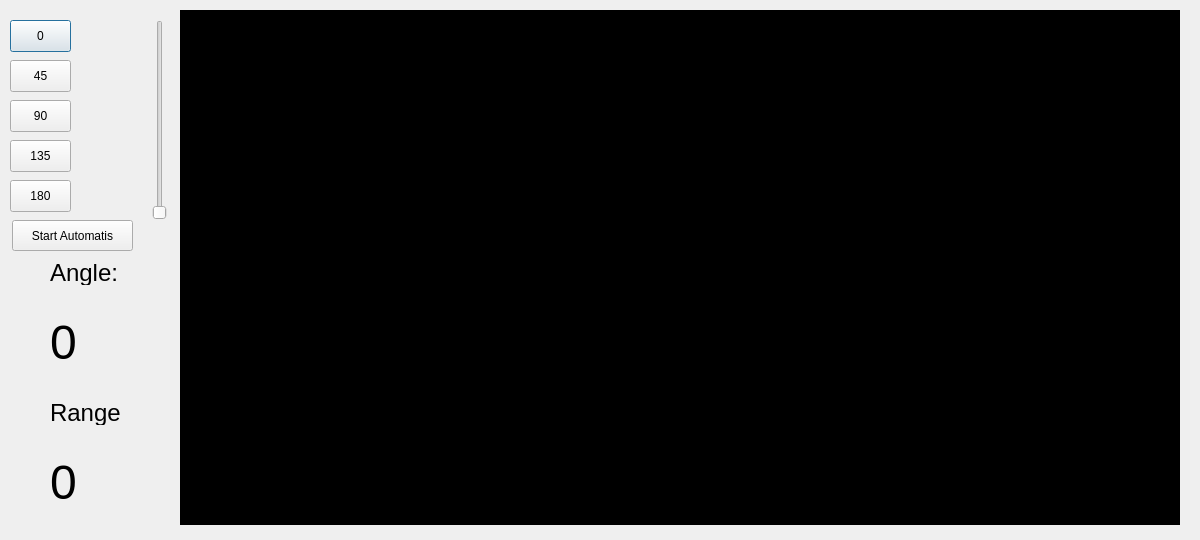
<?xml version="1.0" encoding="UTF-8"?>
<ui version="4.0">
 <class>Dialog</class>
 <widget class="QDialog" name="Dialog">
  <property name="geometry">
   <rect>
    <x>0</x>
    <y>0</y>
    <width>1200</width>
    <height>540</height>
   </rect>
  </property>
  <property name="minimumSize">
   <size>
    <width>1200</width>
    <height>540</height>
   </size>
  </property>
  <property name="windowTitle">
   <string>Radar</string>
  </property>
  <widget class="QGraphicsView" name="graphicsView">
   <property name="geometry">
    <rect>
     <x>180</x>
     <y>10</y>
     <width>1000</width>
     <height>515</height>
    </rect>
   </property>
   <property name="minimumSize">
    <size>
     <width>1000</width>
     <height>515</height>
    </size>
   </property>
   <property name="palette">
    <palette>
     <active>
      <colorrole role="WindowText">
       <brush brushstyle="SolidPattern">
        <color alpha="255">
         <red>255</red>
         <green>255</green>
         <blue>255</blue>
        </color>
       </brush>
      </colorrole>
      <colorrole role="Button">
       <brush brushstyle="SolidPattern">
        <color alpha="255">
         <red>0</red>
         <green>0</green>
         <blue>0</blue>
        </color>
       </brush>
      </colorrole>
      <colorrole role="Light">
       <brush brushstyle="SolidPattern">
        <color alpha="255">
         <red>0</red>
         <green>0</green>
         <blue>0</blue>
        </color>
       </brush>
      </colorrole>
      <colorrole role="Midlight">
       <brush brushstyle="SolidPattern">
        <color alpha="255">
         <red>0</red>
         <green>0</green>
         <blue>0</blue>
        </color>
       </brush>
      </colorrole>
      <colorrole role="Dark">
       <brush brushstyle="SolidPattern">
        <color alpha="255">
         <red>0</red>
         <green>0</green>
         <blue>0</blue>
        </color>
       </brush>
      </colorrole>
      <colorrole role="Mid">
       <brush brushstyle="SolidPattern">
        <color alpha="255">
         <red>0</red>
         <green>0</green>
         <blue>0</blue>
        </color>
       </brush>
      </colorrole>
      <colorrole role="Text">
       <brush brushstyle="SolidPattern">
        <color alpha="255">
         <red>255</red>
         <green>255</green>
         <blue>255</blue>
        </color>
       </brush>
      </colorrole>
      <colorrole role="BrightText">
       <brush brushstyle="SolidPattern">
        <color alpha="255">
         <red>255</red>
         <green>255</green>
         <blue>255</blue>
        </color>
       </brush>
      </colorrole>
      <colorrole role="ButtonText">
       <brush brushstyle="SolidPattern">
        <color alpha="255">
         <red>255</red>
         <green>255</green>
         <blue>255</blue>
        </color>
       </brush>
      </colorrole>
      <colorrole role="Base">
       <brush brushstyle="SolidPattern">
        <color alpha="255">
         <red>0</red>
         <green>0</green>
         <blue>0</blue>
        </color>
       </brush>
      </colorrole>
      <colorrole role="Window">
       <brush brushstyle="SolidPattern">
        <color alpha="255">
         <red>0</red>
         <green>0</green>
         <blue>0</blue>
        </color>
       </brush>
      </colorrole>
      <colorrole role="Shadow">
       <brush brushstyle="SolidPattern">
        <color alpha="255">
         <red>0</red>
         <green>0</green>
         <blue>0</blue>
        </color>
       </brush>
      </colorrole>
      <colorrole role="AlternateBase">
       <brush brushstyle="SolidPattern">
        <color alpha="255">
         <red>0</red>
         <green>0</green>
         <blue>0</blue>
        </color>
       </brush>
      </colorrole>
      <colorrole role="ToolTipBase">
       <brush brushstyle="SolidPattern">
        <color alpha="255">
         <red>255</red>
         <green>255</green>
         <blue>220</blue>
        </color>
       </brush>
      </colorrole>
      <colorrole role="ToolTipText">
       <brush brushstyle="SolidPattern">
        <color alpha="255">
         <red>0</red>
         <green>0</green>
         <blue>0</blue>
        </color>
       </brush>
      </colorrole>
      <colorrole role="PlaceholderText">
       <brush brushstyle="SolidPattern">
        <color alpha="127">
         <red>255</red>
         <green>255</green>
         <blue>255</blue>
        </color>
       </brush>
      </colorrole>
      <colorrole role="Accent">
       <brush brushstyle="SolidPattern">
        <color alpha="255">
         <red>0</red>
         <green>0</green>
         <blue>0</blue>
        </color>
       </brush>
      </colorrole>
     </active>
     <inactive>
      <colorrole role="WindowText">
       <brush brushstyle="SolidPattern">
        <color alpha="255">
         <red>255</red>
         <green>255</green>
         <blue>255</blue>
        </color>
       </brush>
      </colorrole>
      <colorrole role="Button">
       <brush brushstyle="SolidPattern">
        <color alpha="255">
         <red>0</red>
         <green>0</green>
         <blue>0</blue>
        </color>
       </brush>
      </colorrole>
      <colorrole role="Light">
       <brush brushstyle="SolidPattern">
        <color alpha="255">
         <red>0</red>
         <green>0</green>
         <blue>0</blue>
        </color>
       </brush>
      </colorrole>
      <colorrole role="Midlight">
       <brush brushstyle="SolidPattern">
        <color alpha="255">
         <red>0</red>
         <green>0</green>
         <blue>0</blue>
        </color>
       </brush>
      </colorrole>
      <colorrole role="Dark">
       <brush brushstyle="SolidPattern">
        <color alpha="255">
         <red>0</red>
         <green>0</green>
         <blue>0</blue>
        </color>
       </brush>
      </colorrole>
      <colorrole role="Mid">
       <brush brushstyle="SolidPattern">
        <color alpha="255">
         <red>0</red>
         <green>0</green>
         <blue>0</blue>
        </color>
       </brush>
      </colorrole>
      <colorrole role="Text">
       <brush brushstyle="SolidPattern">
        <color alpha="255">
         <red>255</red>
         <green>255</green>
         <blue>255</blue>
        </color>
       </brush>
      </colorrole>
      <colorrole role="BrightText">
       <brush brushstyle="SolidPattern">
        <color alpha="255">
         <red>255</red>
         <green>255</green>
         <blue>255</blue>
        </color>
       </brush>
      </colorrole>
      <colorrole role="ButtonText">
       <brush brushstyle="SolidPattern">
        <color alpha="255">
         <red>255</red>
         <green>255</green>
         <blue>255</blue>
        </color>
       </brush>
      </colorrole>
      <colorrole role="Base">
       <brush brushstyle="SolidPattern">
        <color alpha="255">
         <red>0</red>
         <green>0</green>
         <blue>0</blue>
        </color>
       </brush>
      </colorrole>
      <colorrole role="Window">
       <brush brushstyle="SolidPattern">
        <color alpha="255">
         <red>0</red>
         <green>0</green>
         <blue>0</blue>
        </color>
       </brush>
      </colorrole>
      <colorrole role="Shadow">
       <brush brushstyle="SolidPattern">
        <color alpha="255">
         <red>0</red>
         <green>0</green>
         <blue>0</blue>
        </color>
       </brush>
      </colorrole>
      <colorrole role="AlternateBase">
       <brush brushstyle="SolidPattern">
        <color alpha="255">
         <red>0</red>
         <green>0</green>
         <blue>0</blue>
        </color>
       </brush>
      </colorrole>
      <colorrole role="ToolTipBase">
       <brush brushstyle="SolidPattern">
        <color alpha="255">
         <red>255</red>
         <green>255</green>
         <blue>220</blue>
        </color>
       </brush>
      </colorrole>
      <colorrole role="ToolTipText">
       <brush brushstyle="SolidPattern">
        <color alpha="255">
         <red>0</red>
         <green>0</green>
         <blue>0</blue>
        </color>
       </brush>
      </colorrole>
      <colorrole role="PlaceholderText">
       <brush brushstyle="SolidPattern">
        <color alpha="127">
         <red>255</red>
         <green>255</green>
         <blue>255</blue>
        </color>
       </brush>
      </colorrole>
      <colorrole role="Accent">
       <brush brushstyle="SolidPattern">
        <color alpha="255">
         <red>0</red>
         <green>0</green>
         <blue>0</blue>
        </color>
       </brush>
      </colorrole>
     </inactive>
     <disabled>
      <colorrole role="WindowText">
       <brush brushstyle="SolidPattern">
        <color alpha="255">
         <red>0</red>
         <green>0</green>
         <blue>0</blue>
        </color>
       </brush>
      </colorrole>
      <colorrole role="Button">
       <brush brushstyle="SolidPattern">
        <color alpha="255">
         <red>0</red>
         <green>0</green>
         <blue>0</blue>
        </color>
       </brush>
      </colorrole>
      <colorrole role="Light">
       <brush brushstyle="SolidPattern">
        <color alpha="255">
         <red>0</red>
         <green>0</green>
         <blue>0</blue>
        </color>
       </brush>
      </colorrole>
      <colorrole role="Midlight">
       <brush brushstyle="SolidPattern">
        <color alpha="255">
         <red>0</red>
         <green>0</green>
         <blue>0</blue>
        </color>
       </brush>
      </colorrole>
      <colorrole role="Dark">
       <brush brushstyle="SolidPattern">
        <color alpha="255">
         <red>0</red>
         <green>0</green>
         <blue>0</blue>
        </color>
       </brush>
      </colorrole>
      <colorrole role="Mid">
       <brush brushstyle="SolidPattern">
        <color alpha="255">
         <red>0</red>
         <green>0</green>
         <blue>0</blue>
        </color>
       </brush>
      </colorrole>
      <colorrole role="Text">
       <brush brushstyle="SolidPattern">
        <color alpha="255">
         <red>0</red>
         <green>0</green>
         <blue>0</blue>
        </color>
       </brush>
      </colorrole>
      <colorrole role="BrightText">
       <brush brushstyle="SolidPattern">
        <color alpha="255">
         <red>255</red>
         <green>255</green>
         <blue>255</blue>
        </color>
       </brush>
      </colorrole>
      <colorrole role="ButtonText">
       <brush brushstyle="SolidPattern">
        <color alpha="255">
         <red>0</red>
         <green>0</green>
         <blue>0</blue>
        </color>
       </brush>
      </colorrole>
      <colorrole role="Base">
       <brush brushstyle="SolidPattern">
        <color alpha="255">
         <red>0</red>
         <green>0</green>
         <blue>0</blue>
        </color>
       </brush>
      </colorrole>
      <colorrole role="Window">
       <brush brushstyle="SolidPattern">
        <color alpha="255">
         <red>0</red>
         <green>0</green>
         <blue>0</blue>
        </color>
       </brush>
      </colorrole>
      <colorrole role="Shadow">
       <brush brushstyle="SolidPattern">
        <color alpha="255">
         <red>0</red>
         <green>0</green>
         <blue>0</blue>
        </color>
       </brush>
      </colorrole>
      <colorrole role="AlternateBase">
       <brush brushstyle="SolidPattern">
        <color alpha="255">
         <red>0</red>
         <green>0</green>
         <blue>0</blue>
        </color>
       </brush>
      </colorrole>
      <colorrole role="ToolTipBase">
       <brush brushstyle="SolidPattern">
        <color alpha="255">
         <red>255</red>
         <green>255</green>
         <blue>220</blue>
        </color>
       </brush>
      </colorrole>
      <colorrole role="ToolTipText">
       <brush brushstyle="SolidPattern">
        <color alpha="255">
         <red>0</red>
         <green>0</green>
         <blue>0</blue>
        </color>
       </brush>
      </colorrole>
      <colorrole role="PlaceholderText">
       <brush brushstyle="SolidPattern">
        <color alpha="127">
         <red>0</red>
         <green>0</green>
         <blue>0</blue>
        </color>
       </brush>
      </colorrole>
      <colorrole role="Accent">
       <brush brushstyle="SolidPattern">
        <color alpha="255">
         <red>0</red>
         <green>0</green>
         <blue>0</blue>
        </color>
       </brush>
      </colorrole>
     </disabled>
    </palette>
   </property>
  </widget>
  <widget class="QPushButton" name="button0">
   <property name="geometry">
    <rect>
     <x>10</x>
     <y>20</y>
     <width>61</width>
     <height>32</height>
    </rect>
   </property>
   <property name="text">
    <string>0</string>
   </property>
  </widget>
  <widget class="QPushButton" name="button135">
   <property name="geometry">
    <rect>
     <x>10</x>
     <y>140</y>
     <width>61</width>
     <height>32</height>
    </rect>
   </property>
   <property name="text">
    <string>135</string>
   </property>
  </widget>
  <widget class="QPushButton" name="button180">
   <property name="geometry">
    <rect>
     <x>10</x>
     <y>180</y>
     <width>61</width>
     <height>32</height>
    </rect>
   </property>
   <property name="text">
    <string>180</string>
   </property>
  </widget>
  <widget class="QPushButton" name="button45">
   <property name="geometry">
    <rect>
     <x>10</x>
     <y>60</y>
     <width>61</width>
     <height>32</height>
    </rect>
   </property>
   <property name="text">
    <string>45</string>
   </property>
  </widget>
  <widget class="QPushButton" name="button90">
   <property name="geometry">
    <rect>
     <x>10</x>
     <y>100</y>
     <width>61</width>
     <height>32</height>
    </rect>
   </property>
   <property name="text">
    <string>90</string>
   </property>
  </widget>
  <widget class="QLabel" name="range">
   <property name="geometry">
    <rect>
     <x>50</x>
     <y>460</y>
     <width>111</width>
     <height>45</height>
    </rect>
   </property>
   <property name="maximumSize">
    <size>
     <width>175</width>
     <height>45</height>
    </size>
   </property>
   <property name="font">
    <font>
     <pointsize>36</pointsize>
    </font>
   </property>
   <property name="text">
    <string>0</string>
   </property>
  </widget>
  <widget class="QLabel" name="label">
   <property name="geometry">
    <rect>
     <x>50</x>
     <y>260</y>
     <width>150</width>
     <height>25</height>
    </rect>
   </property>
   <property name="minimumSize">
    <size>
     <width>150</width>
     <height>25</height>
    </size>
   </property>
   <property name="font">
    <font>
     <family>Arial</family>
     <pointsize>18</pointsize>
    </font>
   </property>
   <property name="text">
    <string>Angle:</string>
   </property>
  </widget>
  <widget class="QLabel" name="lablel_2">
   <property name="geometry">
    <rect>
     <x>50</x>
     <y>400</y>
     <width>150</width>
     <height>25</height>
    </rect>
   </property>
   <property name="minimumSize">
    <size>
     <width>150</width>
     <height>25</height>
    </size>
   </property>
   <property name="font">
    <font>
     <family>Arial</family>
     <pointsize>18</pointsize>
    </font>
   </property>
   <property name="text">
    <string>Range</string>
   </property>
  </widget>
  <widget class="QSlider" name="verticalSlider">
   <property name="geometry">
    <rect>
     <x>110</x>
     <y>20</y>
     <width>100</width>
     <height>200</height>
    </rect>
   </property>
   <property name="minimumSize">
    <size>
     <width>100</width>
     <height>200</height>
    </size>
   </property>
   <property name="maximum">
    <number>180</number>
   </property>
  </widget>
  <widget class="QLabel" name="angle">
   <property name="geometry">
    <rect>
     <x>50</x>
     <y>320</y>
     <width>71</width>
     <height>45</height>
    </rect>
   </property>
   <property name="maximumSize">
    <size>
     <width>150</width>
     <height>45</height>
    </size>
   </property>
   <property name="font">
    <font>
     <family>Arial</family>
     <pointsize>36</pointsize>
    </font>
   </property>
   <property name="autoFillBackground">
    <bool>false</bool>
   </property>
   <property name="text">
    <string>0</string>
   </property>
  </widget>
  <widget class="QPushButton" name="button_auto">
   <property name="geometry">
    <rect>
     <x>12</x>
     <y>220</y>
     <width>121</width>
     <height>31</height>
    </rect>
   </property>
   <property name="text">
    <string>Start Automatis</string>
   </property>
  </widget>
  <zorder>button0</zorder>
  <zorder>button135</zorder>
  <zorder>button180</zorder>
  <zorder>button45</zorder>
  <zorder>button90</zorder>
  <zorder>range</zorder>
  <zorder>label</zorder>
  <zorder>lablel_2</zorder>
  <zorder>verticalSlider</zorder>
  <zorder>angle</zorder>
  <zorder>graphicsView</zorder>
  <zorder>button_auto</zorder>
 </widget>
 <resources/>
 <connections/>
</ui>
